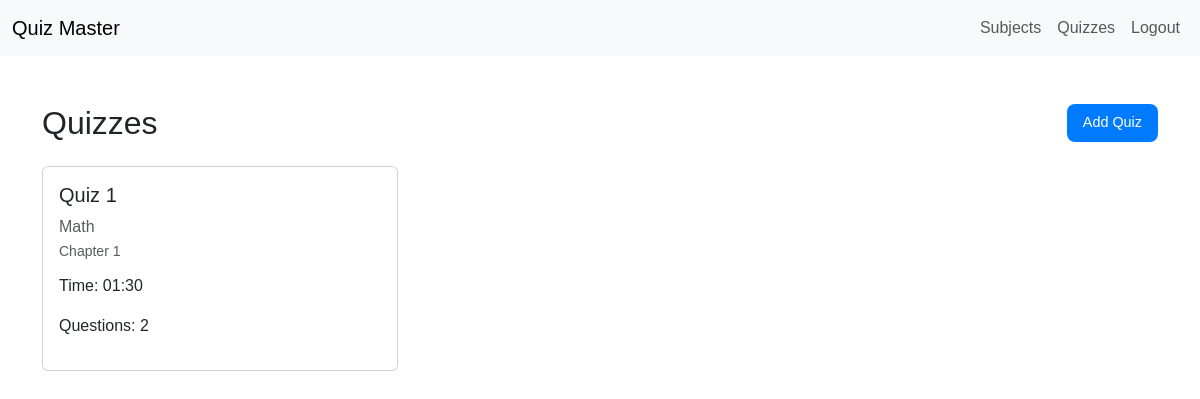
Page /admin/quizzes (signed in) on the committed database.
### quiz_master/models.py (models this page shows)
class Quiz(db.Model):
    id = db.Column(db.Integer, primary_key=True)
    name = db.Column(db.String, nullable=False)
    chapter_id = db.Column(db.Integer, db.ForeignKey('chapter.id'), nullable=False)
    time_duration = db.Column(db.String(5), nullable=True)  # Format: HH:MM
    remarks = db.Column(db.Text, nullable=True)
    scores = db.relationship('Score', backref='quiz', lazy=True)
    questions = db.relationship('Question', backref='quiz', lazy=True)

class Subject(db.Model):
    id = db.Column(db.Integer, primary_key=True)
    name = db.Column(db.String(120), nullable=False)
    description = db.Column(db.Text, nullable=True)
    chapters = db.relationship('Chapter', backref='subject', lazy=True)

class Chapter(db.Model):
    id = db.Column(db.Integer, primary_key=True)
    name = db.Column(db.String(120), nullable=False)
    description = db.Column(db.Text, nullable=True)
    subject_id = db.Column(db.Integer, db.ForeignKey('subject.id'), nullable=False)

### quiz_master/controllers/admin.py (the view, shortened to what this page needs)
@admin_bp.route("/quizzes", methods=["GET", "POST"])
@login_required
def quizzes():
    if current_user.role != "admin":
        return redirect(url_for("user.dashboard"))
    quizzes = Quiz.query.all()
    quizzes_data = []
    for quiz in quizzes:
        chapter = Chapter.query.get(quiz.chapter_id)  # Explicitly fetch chapter
        subject = Subject.query.get(chapter.subject_id)
        quizzes_data.append({
            "id": quiz.id,
            "name": quiz.name,
            "chapter_name": chapter.name if chapter else "Unknown",
            "subject_name": subject.name if subject else "Unknown",
            "time_duration": quiz.time_duration,
            "questions_count": len(quiz.questions)
        })
    subjects = Subject.query.all()
    return render_template("admin/quizzes.html", quizzes=quizzes_data, subjects=subjects)

### quiz_master/templates/admin/quizzes.html (shortened to what this page needs)
{% extends "base.html" %}
{% block content %}
<div class="container mt-5">
    <div class="d-flex justify-content-between align-items-center mb-4">
        <h2 class="mb-0">Quizzes</h2>
        <button class="btn btn-add-subject" data-bs-toggle="modal" data-bs-target="#addQuizModal">Add Quiz</button>
    </div>
    <div class="row">
        {% for quiz in quizzes %}
        <div class="col-md-4 mb-3">
            <a href="{{ url_for('admin.quiz_detail', quiz_id=quiz.id) }}" class="text-decoration-none">
                <div class="card p-3">
                    <h5>{{ quiz.name }}</h5>
                    <div style="display: flex; flex-direction: column; gap: 2px;padding-bottom:12px;">
                        <span class="text-muted">{{quiz.subject_name}} </span>
                        <span style="font-size: 14px;" class="text-muted">{{ quiz.chapter_name }}</span>
                    </div>
                    <p>Time: {{ quiz.time_duration or 'Not set' }}</p>
                    <p>Questions: {{ quiz.questions_count }}</p>
                </div>
            </a>
        </div>
        {% endfor %}
    </div>
</div>
{% endblock %}

### quiz_master/static/css/style.css (style rules this page uses)
body { font-family: 'Poppins', sans-serif }
.btn-add-subject { background: #007bff; color: #ffffff; border: none; border-radius: 8px; padding: 0.5rem 1rem; font-size: 0.9rem; font-weight: 500; transition: background 0.2s ease; }

### rows in the picture
Quiz: name "Quiz 1", time_duration "01:30"
Subject: subject_name "Math"
Chapter: chapter_name "Chapter 1"

### other values in the picture
{{ quiz.questions_count }} "2"
